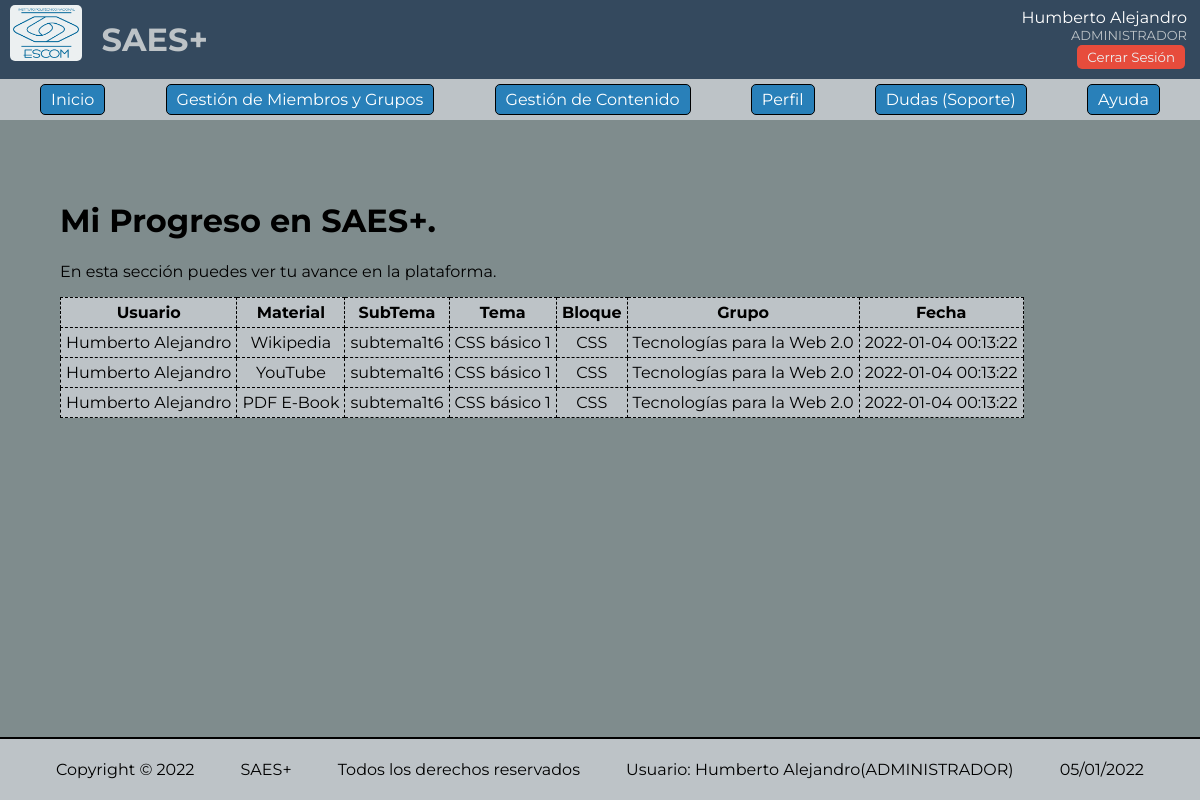
Page /alumno/progresos.php (signed in) on the committed database.
### tables this page shows
CREATE TABLE `usuarios` (
  `id` int NOT NULL AUTO_INCREMENT,
  `nombre` varchar(100) NOT NULL,
  `ap_pat` varchar(100) DEFAULT NULL,
  `ap_mat` varchar(100) DEFAULT NULL,
  `correo_principal` varchar(100) NOT NULL,
  `correo_secundario` varchar(100) DEFAULT NULL,
  `tipo_usuario` varchar(100) NOT NULL DEFAULT 'ALUMNO',
  `numero_identificador` varchar(100) DEFAULT NULL,
  `password` varchar(100) NOT NULL,
  `id_grupo` int DEFAULT NULL,
  PRIMARY KEY (`id`)
);

CREATE TABLE `materiales` (
  `id` int NOT NULL AUTO_INCREMENT,
  `nombre` varchar(100) NOT NULL,
  `descripcion` varchar(100) DEFAULT NULL,
  `tipo` varchar(100) NOT NULL DEFAULT 'URL',
  `url` text NOT NULL,
  `id_subtema` int NOT NULL,
  PRIMARY KEY (`id`)
);

CREATE TABLE `subtemas` (
  `id` int NOT NULL AUTO_INCREMENT,
  `nombre` varchar(100) NOT NULL,
  `descripcion` varchar(100) DEFAULT NULL,
  `id_tema` int NOT NULL,
  PRIMARY KEY (`id`)
);

CREATE TABLE `temas` (
  `id` int NOT NULL AUTO_INCREMENT,
  `nombre` varchar(100) NOT NULL,
  `descripcion` varchar(100) DEFAULT NULL,
  `id_bloque` int NOT NULL,
  PRIMARY KEY (`id`)
);

CREATE TABLE `bloques` (
  `id` int NOT NULL AUTO_INCREMENT,
  `nombre` varchar(100) NOT NULL,
  `descripcion` varchar(100) NOT NULL,
  `id_grupo` int NOT NULL,
  PRIMARY KEY (`id`)
);

CREATE TABLE `grupos` (
  `id` int NOT NULL AUTO_INCREMENT,
  `nombre` varchar(100) NOT NULL,
  PRIMARY KEY (`id`)
);

CREATE TABLE `progresos` (
  `id_usuario` int NOT NULL,
  `id_material` int NOT NULL,
  `fecha` datetime NOT NULL DEFAULT CURRENT_TIMESTAMP
);

### src/progreso/db_progreso.php (called while the page is built, shortened)
<?php
include_once(dirname(dirname(dirname(__FILE__))) . "/src/db.php");
include_once(dirname(dirname(dirname(__FILE__))) . "/src/usuario/servicio_usuario.php");
include_once(dirname(dirname(dirname(__FILE__))) . "/src/material/servicio_material.php");
class DBProgreso
{
  private $conexion;
  public function __construct()
  {
    $claseConexion = new Conexion();
    $this->conexion = $claseConexion->obtenerConexion();
  }
  private function fila_a_modelo($fila_progreso)
  {
    $progreso = new Progreso();
    $progreso->id_usuario = $fila_progreso["id_usuario"];
    $progreso->id_material = $fila_progreso["id_material"];
    $progreso->fecha = $fila_progreso["fecha"];
    $servicio_usuario = new ServicioUsuario();
    $servicio_material = new ServicioMaterial();
    $progreso->usuario = $servicio_usuario->obtenerUsuarioPorID($progreso->id_usuario);
    $progreso->material = $servicio_material->obtenerMaterialPorID($progreso->id_material);
    return $progreso;
  }
  public function obtener_todos()
  {
    $consulta = "SELECT * FROM progresos";
    $resultado = $this->conexion->query($consulta);
    $progresos = array();
    while ($fila = $resultado->fetch_assoc()) {
      $progresos[] = $this->fila_a_modelo($fila);
    }
    return $progresos;
  }
}

### src/db.php (called while the page is built, shortened)
<?php
class Conexion
{
  private $db_con;
  public function __construct()
  {
    $this->db_con = new mysqli(Config::$db_host, Config::$db_user, Config::$db_pass, Config::$db_name);
  }
  public function obtenerConexion()
  {
    return $this->db_con;
  }
}

### src/progreso/servicio_progreso.php (called while the page is built, shortened)
<?php
include_once(dirname(dirname(dirname(__FILE__))) . "/src/progreso/db_progreso.php");
class ServicioProgreso
{
  private $db_progreso;
  public function __construct()
  {
    $this->db_progreso = new DBProgreso();
  }
  public function obtenerProgresos()
  {
    return $this->db_progreso->obtener_todos();
  }
}

### src/usuario/db_usuario.php (called while the page is built, shortened)
<?php
include_once(dirname(dirname(dirname(__FILE__))) . "/src/db.php");
include_once(dirname(dirname(dirname(__FILE__))) . "/src/grupo/servicio_grupo.php");
class DBUsuario
{
  private $conexion;
  public function __construct()
  {
    $claseConexion = new Conexion();
    $this->conexion = $claseConexion->obtenerConexion();
  }
  private function fila_a_modelo($fila_usuario)
  {
    $usuario = new Usuario();
    $usuario->id = $fila_usuario["id"];
    $usuario->nombre = $fila_usuario["nombre"];
    $usuario->ap_pat = $fila_usuario["ap_pat"];
    $usuario->ap_mat = $fila_usuario["ap_mat"];
    $usuario->tipo_usuario = $fila_usuario["tipo_usuario"];
    $usuario->correo_principal = $fila_usuario["correo_principal"];
    $usuario->correo_secundario = $fila_usuario["correo_secundario"];
    $usuario->numero_identificador = $fila_usuario["numero_identificador"];
    $usuario->password = $fila_usuario["password"];
    $usuario->id_grupo = $fila_usuario["id_grupo"];
    if ($usuario->id_grupo != null) {
      $servicio_grupo = new ServicioGrupo();
      $usuario->grupo = $servicio_grupo->obtenerGrupoPorID($usuario->id_grupo);
    }
    return $usuario;
  }
  public function obtenerUsuarioPorID($id_usuario)
  {
    $consulta = "SELECT * FROM usuarios WHERE id = " . $id_usuario . ";";
    $resultado = $this->conexion->query($consulta);
    return $this->fila_a_modelo($resultado->fetch_assoc());
  }
}

### src/material/db_material.php (called while the page is built, shortened)
<?php
include_once(dirname(dirname(dirname(__FILE__))) . "/src/material/material.php");
include_once(dirname(dirname(dirname(__FILE__))) . "/src/db.php");
include_once(dirname(dirname(dirname(__FILE__))) . "/src/subtema/servicio_subtema.php");
class DBMaterial
{
  private $conexion;
  public function __construct()
  {
    $claseConexion = new Conexion();
    $this->conexion = $claseConexion->obtenerConexion();
  }
  private function fila_a_modelo($fila_material)
  {
    $material = new Material();
    $material->id = $fila_material["id"];
    $material->tipo = $fila_material["tipo"];
    $material->nombre = $fila_material["nombre"];
    $material->descripcion = $fila_material["descripcion"];
    $material->url = $fila_material["url"];
    $material->id_subtema = $fila_material["id_subtema"];
    $servicio_subtema = new ServicioSubTema();
    $material->subtema = $servicio_subtema->obtenerSubTemaPorID($material->id_subtema);
    return $material;
  }
  public function obtenerMaterialPorID($id_material)
  {
    $consulta = "SELECT * FROM materiales WHERE id = " . $id_material . ";";
    $resultado = $this->conexion->query($consulta);
    return $this->fila_a_modelo($resultado->fetch_assoc());
  }
}

### src/usuario/servicio_usuario.php (called while the page is built, shortened)
<?php
include_once(dirname(dirname(dirname(__FILE__))) . "/src/usuario/db_usuario.php");
class ServicioUsuario
{
  private $db_usuario;
  public function __construct()
  {
    $this->db_usuario = new DBUsuario();
  }
  public function obtenerUsuarioPorID($id_usuario)
  {
    $usuario = $this->db_usuario->obtenerUsuarioPorID($id_usuario);
    return $usuario;
  }
}

### src/grupo/db_grupo.php (called while the page is built, shortened)
<?php
include_once(dirname(dirname(dirname(__FILE__))) . "/src/db.php");
class DBGrupo
{
  private $conexion;
  public function __construct()
  {
    $claseConexion = new Conexion();
    $this->conexion = $claseConexion->obtenerConexion();
  }
  private function fila_a_modelo($fila_grupo)
  {
    $grupo = new Grupo();
    $grupo->id = $fila_grupo["id"];
    $grupo->nombre = $fila_grupo["nombre"];
    return $grupo;
  }
  public function obtenerGrupoPorID($id_grupo)
  {
    $consulta = "SELECT * FROM grupos WHERE id = " . $id_grupo . ";";
    $resultado = $this->conexion->query($consulta);
    return $this->fila_a_modelo($resultado->fetch_assoc());
  }
}

### src/grupo/servicio_grupo.php (called while the page is built, shortened)
<?php
include_once(dirname(dirname(dirname(__FILE__))) . "/src/grupo/db_grupo.php");
class ServicioGrupo
{
  private $db_grupo;
  public function __construct()
  {
    $this->db_grupo = new DBGrupo();
  }
  public function obtenerGrupoPorID($id_grupo)
  {
    $grupo = $this->db_grupo->obtenerGrupoPorID($id_grupo);
    return $grupo;
  }
}

### src/material/servicio_material.php (called while the page is built, shortened)
<?php
include_once(dirname(dirname(dirname(__FILE__))) . "/src/material/db_material.php");
class ServicioMaterial
{
  private $db_material;
  public function __construct()
  {
    $this->db_material = new DBMaterial();
  }
  public function obtenerMaterialPorID($id_material)
  {
    $material = $this->db_material->obtenerMaterialPorID($id_material);
    return $material;
  }
}

### src/subtema/db_subtema.php (called while the page is built, shortened)
<?php
include_once(dirname(dirname(dirname(__FILE__))) . "/src/db.php");
include_once(dirname(dirname(dirname(__FILE__))) . "/src/tema/servicio_tema.php");
class DBSubTema
{
  private $conexion;
  public function __construct()
  {
    $claseConexion = new Conexion();
    $this->conexion = $claseConexion->obtenerConexion();
  }
  private function fila_a_modelo($fila_subtema)
  {
    $subtema = new SubTema();
    $subtema->id = $fila_subtema["id"];
    $subtema->nombre = $fila_subtema["nombre"];
    $subtema->descripcion = $fila_subtema["descripcion"];
    $subtema->id_tema = $fila_subtema["id_tema"];
    $servicio_tema = new ServicioTema();
    $subtema->tema = $servicio_tema->obtenerTemaPorID($subtema->id_tema);
    return $subtema;
  }
  public function obtenerSubTemaPorID($id_subtema)
  {
    $consulta = "SELECT * FROM subtemas WHERE id = " . $id_subtema . ";";
    $resultado = $this->conexion->query($consulta);
    return $this->fila_a_modelo($resultado->fetch_assoc());
  }
}

### src/subtema/servicio_subtema.php (called while the page is built, shortened)
<?php
include_once(dirname(dirname(dirname(__FILE__))) . "/src/subtema/db_subtema.php");
class ServicioSubTema
{
  private $db_subtema;
  public function __construct()
  {
    $this->db_subtema = new DBSubTema();
  }
  public function obtenerSubTemaPorID($id_subtema)
  {
    $subtema = $this->db_subtema->obtenerSubTemaPorID($id_subtema);
    return $subtema;
  }
}

### src/tema/db_tema.php (called while the page is built, shortened)
<?php
include_once(dirname(dirname(dirname(__FILE__))) . "/src/db.php");
include_once(dirname(dirname(dirname(__FILE__))) . "/src/bloque/servicio_bloque.php");
class DBTema
{
  private $conexion;
  public function __construct()
  {
    $claseConexion = new Conexion();
    $this->conexion = $claseConexion->obtenerConexion();
  }
  private function fila_a_modelo($fila_tema)
  {
    $tema = new Tema();
    $tema->id = $fila_tema["id"];
    $tema->nombre = $fila_tema["nombre"];
    $tema->descripcion = $fila_tema["descripcion"];
    $tema->id_bloque = $fila_tema["id_bloque"];
    $servicio_bloque = new ServicioBloque();
    $tema->bloque = $servicio_bloque->obtenerBloquePorID($tema->id_bloque);
    return $tema;
  }
  public function obtenerTemaPorID($id_tema)
  {
    $consulta = "SELECT * FROM temas WHERE id = " . $id_tema . ";";
    $resultado = $this->conexion->query($consulta);
    return $this->fila_a_modelo($resultado->fetch_assoc());
  }
}

### src/tema/servicio_tema.php (called while the page is built, shortened)
<?php
include_once(dirname(dirname(dirname(__FILE__))) . "/src/tema/db_tema.php");
class ServicioTema
{
  private $db_tema;
  public function __construct()
  {
    $this->db_tema = new DBTema();
  }
  public function obtenerTemaPorID($id_tema)
  {
    $tema = $this->db_tema->obtenerTemaPorID($id_tema);
    return $tema;
  }
}

### src/bloque/db_bloque.php (called while the page is built, shortened)
<?php
include_once(dirname(dirname(dirname(__FILE__))) . "/src/db.php");
include_once(dirname(dirname(dirname(__FILE__))) . "/src/grupo/servicio_grupo.php");
class DBBloque
{
  private $conexion;
  public function __construct()
  {
    $claseConexion = new Conexion();
    $this->conexion = $claseConexion->obtenerConexion();
  }
  private function fila_a_modelo($fila_bloque)
  {
    $bloque = new Bloque();
    $bloque->id = $fila_bloque["id"];
    $bloque->nombre = $fila_bloque["nombre"];
    $bloque->descripcion = $fila_bloque["descripcion"];
    $bloque->id_grupo = $fila_bloque["id_grupo"];
    $servicio_grupo = new ServicioGrupo();
    $bloque->grupo = $servicio_grupo->obtenerGrupoPorID($bloque->id_grupo);
    return $bloque;
  }
  public function obtenerBloquePorID($id_bloque)
  {
    $consulta = "SELECT * FROM bloques WHERE id = " . $id_bloque . ";";
    $resultado = $this->conexion->query($consulta);
    return $this->fila_a_modelo($resultado->fetch_assoc());
  }
}

### src/bloque/servicio_bloque.php (called while the page is built, shortened)
<?php
include_once(dirname(dirname(dirname(__FILE__))) . "/src/bloque/db_bloque.php");
class ServicioBloque
{
  private $db_bloque;
  public function __construct()
  {
    $this->db_bloque = new DBBloque();
  }
  public function obtenerBloquePorID($id_bloque)
  {
    $bloque = $this->db_bloque->obtenerBloquePorID($id_bloque);
    return $bloque;
  }
}

### alumno/progresos.php (the view, shortened to what this page needs)
<?php
require_once(dirname(dirname(__FILE__)) . '/src/componentes_ui/encabezado.php');
require_once(dirname(dirname(__FILE__)) . '/src/progreso/servicio_progreso.php');
$servicio = new ServicioProgreso();
$progresos = $servicio->obtenerProgresos();
?>
<link rel="stylesheet" href="/assets/css/progresos.css">
<div id="progresos">
  <h1>Mi Progreso en <?php echo Config::$nombre_proyecto; ?>.</h1>
  <p>
    En esta sección puedes ver tu avance en la plataforma.
  </p>
  <div class="tabla-progresos">
    <table>
      <thead>
        <tr>
          <th>Usuario</th>
          <th>Material</th>
          <th>SubTema</th>
          <th>Tema</th>
          <th>Bloque</th>
          <th>Grupo</th>
          <th>Fecha</th>
        </tr>
      </thead>
      <tbody>
        <?php
        foreach ($progresos as $progreso) {
          if ($progreso->id_usuario == $sesion_id_usuario) {
        ?>
            <tr>
              <td><?php echo $progreso->usuario->nombre; ?></td>
              <td><?php echo $progreso->material->nombre; ?></td>
              <td><?php echo $progreso->material->subtema->nombre; ?></td>
              <td><?php echo $progreso->material->subtema->tema->nombre; ?></td>
              <td><?php echo $progreso->material->subtema->tema->bloque->nombre; ?></td>
              <td><?php echo $progreso->material->subtema->tema->bloque->grupo->nombre; ?></td>
              <td><?php echo $progreso->fecha; ?></td>
            </tr>
        <?php
          }
        }
        ?>
      </tbody>
    </table>
  </div>
</div>
<?php require_once(dirname(dirname(__FILE__)) . '/src/componentes_ui/pie_de_pagina.php'); ?>

### assets/css/general.css (style rules this page uses)
html, body { height: 100%; width: 100%; font-family: "Montserrat", sans-serif; border: 0; margin: 0; display: flex; flex-direction: column; align-items: stretch; flex-shrink: 0; }

### assets/css/progresos.css (style rules this page uses)
#progresos { flex-grow: 1; background-color: #7f8c8d; padding: 5%; }
.tabla-progresos { text-align: center; }
.tabla-progresos > table, th, td { padding: 5px; border: 1px dashed black; }
table { background-color: #bdc3c7; border-collapse: collapse; }

### rows in the picture
usuarios: nombre "Humberto Alejandro"
materiales: nombre "Wikipedia"
subtemas: nombre "subtema1t6"
temas: nombre "CSS básico 1"
bloques: nombre "CSS"
grupos: nombre "Tecnologías para la Web 2.0"
progresos: fecha "2022-01-04 00:13:22"
progresos: id_usuario.nombre "Humberto Alejandro", id_material.nombre "YouTube", fecha "2022-01-04 00:13:22"
progresos: id_usuario.nombre "Humberto Alejandro", id_material.nombre "PDF E-Book", fecha "2022-01-04 00:13:22"

### other values in the picture
Config::$nombre_proyecto "SAES+"
$sesion_nombre_usuario "Humberto Alejandro"
$sesion_tipo_usuario "ADMINISTRADOR"
